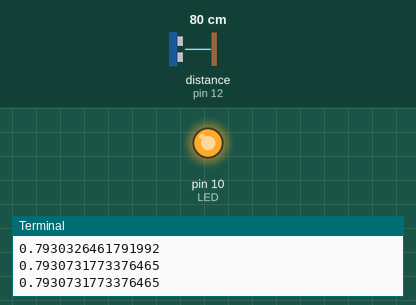
Bench run of a program on a simulated Raspberry Pi (header pin numbers). On the bench: output pins drawn as LEDs (lit = HIGH), the last lines printed to the terminal. The test bench sets the inputs (shaded band); at power-on: distance to the obstacle (sensor on pin 12) 80 cm. The echo pulse lasts 58.3 µs per cm; the clock reads 2024-03-15 10:24:30 at power-on unless the program sets it; pins used as bus, display or sensor lines are not drawn.

Above: at 1.3 s.
1.4 s: distance to the obstacle (sensor on pin 12) set to 97 cm
2.9 s: distance to the obstacle (sensor on pin 12) set to 104 cm
At 4.0 s:
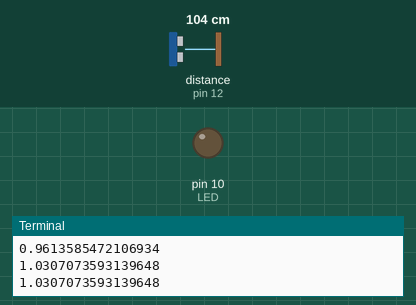
4.6 s: distance to the obstacle (sensor on pin 12) set to 2 cm
At 5.7 s:
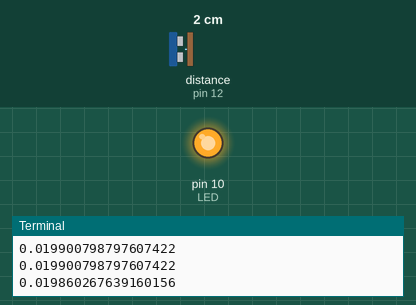
Timing chart, 0 to 7.6 s (numbered marks = the images above; inputs shaded):
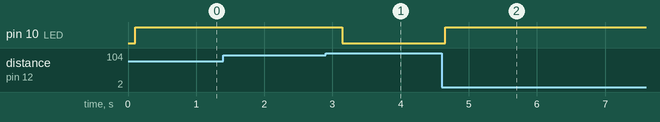

The program:

ultrasonic_Test.py
```python
import RPi.GPIO as GPIO
import time

GPIO.setmode(GPIO.BOARD)

TRIG = 7
ECHO = 12
LED = 10

GPIO.setup(TRIG, GPIO.OUT)
GPIO.output(TRIG, 0)
GPIO.setup(ECHO, GPIO.IN)
GPIO.setup(LED, GPIO.OUT)

time.sleep(0.1)

try:
    print("starting measurement")
    while True:
        GPIO.output(TRIG, 1)
        time.sleep(0.00001)
        GPIO.output(TRIG, 0)

        while GPIO.input(ECHO) == 0:
            pass
        start = time.time()

        while GPIO.input(ECHO) == 1:
            pass
        stop = time.time()

        print((stop - start) * 170)

        if ((stop - start) * 170) < 1:
            GPIO.output(LED, 1)
        else:
            GPIO.output(LED, 0)
        time.sleep(0.5)
except KeyboardInterrupt:
    GPIO.cleanup()
    print("Done")
```

Measured:
- the behaviour switches between 100 and 101 cm on distance to the obstacle (sensor on pin 12) (found by bisection; images 0 and 1)
- after the input at 2.9 s, pin 10 (LED): HIGH → LOW after 0.24 s
- after the input at 4.6 s, pin 10 (LED): LOW → HIGH after 0.06 s
